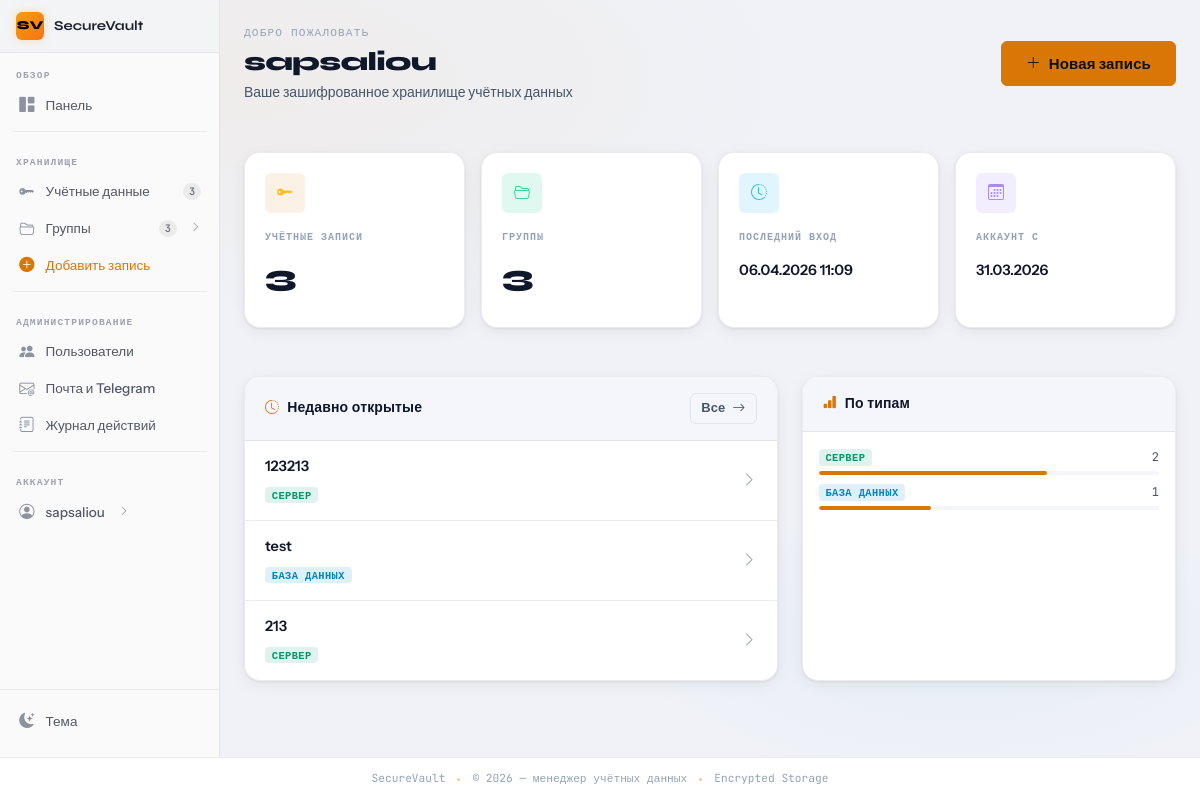
The page /dashboard (signed in) on the database its author committed.
### app/models.py (models this page shows, shortened)
class User(UserMixin, db.Model):
    id = db.Column(db.Integer, primary_key=True)
    username = db.Column(db.String(80), unique=True, nullable=False, index=True)
    email = db.Column(db.String(120), unique=True, nullable=False, index=True)
    password_hash = db.Column(db.String(255), nullable=False)
    created_at = db.Column(db.DateTime, default=datetime.utcnow)
    last_login = db.Column(db.DateTime)
    is_active = db.Column(db.Boolean, default=True)
    is_admin = db.Column(db.Boolean, default=False, nullable=False)
    credentials = db.relationship('Credential', backref='owner', lazy='dynamic', cascade='all, delete-orphan')
    groups = db.relationship('CredentialGroup', backref='creator', lazy='dynamic', cascade='all, delete-orphan')
    shares_received = db.relationship(
        'CredentialShare',
        foreign_keys='CredentialShare.shared_with_user_id',
        back_populates='shared_with_user',
        lazy='dynamic',
    )

class Credential(db.Model):
    id = db.Column(db.Integer, primary_key=True)
    title = db.Column(db.String(120), nullable=False)
    service_type = db.Column(db.String(50), nullable=False)  # server, database, app, etc
    description = db.Column(db.Text)
    username_encrypted = db.Column(db.Text, nullable=False)
    password_encrypted = db.Column(db.Text, nullable=False)
    url = db.Column(db.String(255))
    port = db.Column(db.Integer)
    extra_data_encrypted = db.Column(db.Text)  # JSON для доп данных
    user_id = db.Column(db.Integer, db.ForeignKey('user.id'), nullable=False)
    group_id = db.Column(db.Integer, db.ForeignKey('credential_group.id'))
    created_at = db.Column(db.DateTime, default=datetime.utcnow)
    updated_at = db.Column(db.DateTime, default=datetime.utcnow, onupdate=datetime.utcnow)
    last_accessed = db.Column(db.DateTime)
    shares = db.relationship(
        'CredentialShare',
        back_populates='credential',
        lazy='dynamic',
        cascade='all, delete-orphan',
    )
    reveal_tokens = db.relationship(
        'CredentialRevealToken',
        back_populates='credential',
        lazy='dynamic',
        cascade='all, delete-orphan',
    )

### app/routes.py (the view)
@main_bp.route('/dashboard')
@login_required
def dashboard():
    groups = current_user.groups.all()
    visible = _visible_credentials_query(current_user)
    total_credentials = visible.count()
    total_groups = len(groups)
    recent_credentials = visible.order_by(nulls_last(Credential.last_accessed.desc())).limit(5).all()
    service_types = {}
    for cred in visible.all():
        service_types[cred.service_type] = service_types.get(cred.service_type, 0) + 1
    return render_template(
        'dashboard.html',
        groups=groups,
        total_credentials=total_credentials,
        total_groups=total_groups,
        recent_credentials=recent_credentials,
        service_types=service_types,
    )

### app/templates/dashboard.html (shortened to what this page needs)
{% extends "base.html" %}
{% set svc_labels = {
  'server': 'Сервер',
  'database': 'База данных',
  'app': 'Приложение',
  'email': 'Email',
  'cloud': 'Облако',
  'vpn': 'VPN',
  'other': 'Другое'
} %}
{% set svc_type_keys = svc_labels.keys()|list %}
{% block content %}
<div class="py-4">
  <div class="d-flex flex-column flex-md-row align-items-start align-items-md-center justify-content-between gap-3 mb-5 animate-fadein">
    <div>
      <p class="text-dim mb-1" style="font-family:var(--font-mono);font-size:0.7rem;letter-spacing:0.1em;text-transform:uppercase;">Добро пожаловать</p>
      <h1 class="page-title mb-1">{{ current_user.username }}</h1>
      <p class="text-muted mb-0" style="font-size:0.875rem;">Ваше зашифрованное хранилище учётных данных</p>
    </div>
    <a href="{{ url_for('credential_bp.add_credential') }}" class="btn btn-primary btn-lg d-flex align-items-center gap-2 flex-shrink-0">
      <i class="bi bi-plus-lg"></i>
      <span>Новая запись</span>
    </a>
  </div>
  <div class="row g-3 mb-5">
    <div class="col-sm-6 col-xl-3 animate-fadein-1">
      <div class="stat-card stat-card--amber h-100">
        <div class="stat-icon stat-icon--amber mb-3"><i class="bi bi-key-fill"></i></div>
        <p class="stat-label">Учётные записи</p>
        <p class="stat-value">{{ total_credentials }}</p>
      </div>
    </div>
    <div class="col-sm-6 col-xl-3 animate-fadein-2">
      <div class="stat-card stat-card--emerald h-100">
        <div class="stat-icon stat-icon--emerald mb-3"><i class="bi bi-folder2-open"></i></div>
        <p class="stat-label">Группы</p>
        <p class="stat-value">{{ total_groups }}</p>
      </div>
    </div>
    <div class="col-sm-6 col-xl-3 animate-fadein-3">
      <div class="stat-card stat-card--sky h-100">
        <div class="stat-icon stat-icon--sky mb-3"><i class="bi bi-clock-history"></i></div>
        <p class="stat-label">Последний вход</p>
        <p class="stat-value-sm mt-2">
          {{ current_user.last_login.strftime('%d.%m.%Y %H:%M') if current_user.last_login else 'Первый визит' }}
        </p>
      </div>
    </div>
    <div class="col-sm-6 col-xl-3 animate-fadein-4">
      <div class="stat-card stat-card--violet h-100">
        <div class="stat-icon stat-icon--violet mb-3"><i class="bi bi-calendar3"></i></div>
        <p class="stat-label">Аккаунт с</p>
        <p class="stat-value-sm mt-2">{{ current_user.created_at.strftime('%d.%m.%Y') if current_user.created_at else '—' }}</p>
      </div>
    </div>
  </div>
  <div class="row g-4">
    <div class="col-lg-7">
      <div class="card-vault h-100 animate-fadein-2">
        <div class="card-vault-header">
          <span class="card-vault-title">
            <i class="bi bi-clock-history title-icon"></i>
            Недавно открытые
          </span>
          <a href="{{ url_for('credential_bp.list_credentials') }}" class="btn btn-sm btn-outline-secondary">
            Все <i class="bi bi-arrow-right ms-1"></i>
          </a>
        </div>
        <div>
          {% if recent_credentials %}
            <div class="list-group-vault">
              {% for cred in recent_credentials %}
                <a href="{{ url_for('credential_bp.edit_credential', credential_id=cred.id) if cred.user_id == current_user.id else url_for('credential_bp.view_credential', credential_id=cred.id) }}"
                   class="list-group-item list-group-item-action">
                  <div class="d-flex justify-content-between align-items-center gap-2">
                    <div class="min-w-0">
                      <p class="mb-1 fw-semibold text-truncate" style="font-size:0.9rem;">{{ cred.title }}</p>
                      {% set st = cred.service_type if cred.service_type in svc_type_keys else 'other' %}
                      <span class="badge badge-svc badge-svc-{{ st }}">{{ svc_labels.get(cred.service_type, cred.service_type) }}</span>
                    </div>
                    <i class="bi bi-chevron-right text-dim flex-shrink-0"></i>
                  </div>
                </a>
              {% endfor %}
            </div>
          {% else %}
            <div class="text-center py-5 text-muted">
              <i class="bi bi-inbox d-block mb-2" style="font-size:2rem;opacity:0.3;"></i>
              <p class="mb-1" style="font-size:0.875rem;">Нет записей</p>
              <a href="{{ url_for('credential_bp.add_credential') }}" class="btn btn-sm btn-primary mt-2">Добавить первую</a>
            </div>
          {% endif %}
        </div>
      </div>
    </div>
    <div class="col-lg-5">
      <div class="card-vault h-100 animate-fadein-3">
        <div class="card-vault-header">
          <span class="card-vault-title">
            <i class="bi bi-bar-chart-fill title-icon"></i>
            По типам
          </span>
        </div>
        <div class="p-3">
          {% if service_types %}
            {% set total = service_types.values()|sum %}
            <div class="d-flex flex-column gap-2">
              {% for stype, count in service_types.items() %}
                {% set st = stype if stype in svc_type_keys else 'other' %}
                {% set pct = (count / total * 100)|round|int %}
                <div>
                  <div class="d-flex justify-content-between align-items-center mb-1">
                    <span class="badge badge-svc badge-svc-{{ st }}">{{ svc_labels.get(stype, stype) }}</span>
                    <span class="text-muted" style="font-family:var(--font-mono);font-size:0.75rem;">{{ count }}</span>
                  </div>
                  <div style="height:4px;background:var(--surface-2);border-radius:2px;overflow:hidden;">
                    <div style="height:100%;width:{{ pct }}%;background:var(--accent);border-radius:2px;transition:width 0.6s var(--ease-out);"></div>
                  </div>
                </div>
              {% endfor %}
            </div>
          {% else %}
            <div class="text-center py-4 text-muted">
              <p class="mb-0" style="font-size:0.875rem;">Нет данных</p>
            </div>
          {% endif %}
        </div>
      </div>
    </div>
  </div>
</div>
{% endblock %}

### app/templates/partials/sidebar_right.html (shortened to what this page needs)
<div class="sv-sidebar-project">
  <div class="sv-sidebar-project-icon">SV</div>
  <span class="sv-sidebar-project-name">SecureVault</span>
</div>
<nav aria-label="Основная навигация">
  <span class="sv-sidebar-section-label">Обзор</span>
  <ul class="sv-nav">
    <li class="sv-nav-item">
      <a class="sv-nav-link" href="{{ url_for('main.dashboard') }}">
        <span class="sv-nav-icon"><i class="bi bi-grid-1x2-fill"></i></span>
        <span>Панель</span>
      </a>
    </li>
  </ul>
  <div class="sv-sidebar-divider"></div>
  <span class="sv-sidebar-section-label">Хранилище</span>
  <ul class="sv-nav">
    <li class="sv-nav-item">
      <a class="sv-nav-link" href="{{ url_for('credential_bp.list_credentials') }}">
        <span class="sv-nav-icon"><i class="bi bi-key-fill"></i></span>
        <span>Учётные данные</span>
        <span class="sv-nav-badge {% if current_user.credentials.count() == 0 %}sv-nav-badge-0{% endif %}">
          {{ current_user.credentials.count() }}
        </span>
      </a>
    </li>
    <li class="sv-nav-item">
      <button class="sv-nav-link"
              type="button"
              data-bs-toggle="collapse"
              data-bs-target="#sbGroups"
              aria-expanded="false"
              aria-controls="sbGroups">
        <span class="sv-nav-icon"><i class="bi bi-folder2-open"></i></span>
        <span>Группы</span>
        <span class="sv-nav-badge {% if current_user.groups.count() == 0 %}sv-nav-badge-0{% endif %}">
          {{ current_user.groups.count() }}
        </span>
        <i class="bi bi-chevron-right sv-nav-arrow ms-1"></i>
      </button>
          {% set groups = current_user.groups.order_by('name').all() %}
    </li>
    <li class="sv-nav-item">
      <a class="sv-nav-link" href="{{ url_for('credential_bp.add_credential') }}"
         style="color: var(--accent);">
        <span class="sv-nav-icon" style="color:var(--accent);"><i class="bi bi-plus-circle-fill"></i></span>
        <span>Добавить запись</span>
      </a>
    </li>
  </ul>
  {% if current_user.is_admin %}
  <div class="sv-sidebar-divider"></div>
  <span class="sv-sidebar-section-label">Администрирование</span>
  <ul class="sv-nav">
    <li class="sv-nav-item">
      <a class="sv-nav-link" href="{{ url_for('admin.admin_user_list') }}">
        <span class="sv-nav-icon"><i class="bi bi-people-fill"></i></span>
        <span>Пользователи</span>
      </a>
    </li>
    <li class="sv-nav-item">
      <a class="sv-nav-link" href="{{ url_for('admin.admin_delivery_settings') }}">
        <span class="sv-nav-icon"><i class="bi bi-envelope-at"></i></span>
        <span>Почта и Telegram</span>
      </a>
    </li>
    <li class="sv-nav-item">
      <a class="sv-nav-link" href="{{ url_for('admin.admin_audit_log') }}">
        <span class="sv-nav-icon"><i class="bi bi-journal-text"></i></span>
        <span>Журнал действий</span>
      </a>
    </li>
  </ul>
  {% endif %}
  <div class="sv-sidebar-divider"></div>
  <span class="sv-sidebar-section-label">Аккаунт</span>
  <ul class="sv-nav">
    <li class="sv-nav-item">
      <button class="sv-nav-link"
              type="button"
              data-bs-toggle="collapse"
              data-bs-target="#sbAccount"
              aria-expanded="false"
              aria-controls="sbAccount">
        <span class="sv-nav-icon"><i class="bi bi-person-circle"></i></span>
        <span class="text-truncate">{{ current_user.username }}</span>
        <i class="bi bi-chevron-right sv-nav-arrow ms-1"></i>
      </button>
    </li>
  </ul>
</nav>
<div class="sv-sidebar-actions">
  <button type="button" class="sv-theme-btn theme-toggle" title="Сменить тему">
    <span class="sv-nav-icon">
      <i class="bi bi-moon-stars-fill theme-icon-dark"></i>
    </span>
    <span>Тема</span>
  </button>
</div>

### rows shown on the page
User: username "sapsaliou", last_login "06.04.2026 11:09", created_at "31.03.2026"
Credential: title "123213", get "СЕРВЕР", group "2", {{ pct }} 67 (drawn)
Credential: title "test", get "БАЗА ДАННЫХ", count "1", {{ pct }} 33 (drawn)
Credential: title "213", get "СЕРВЕР"

### other values the page prints
{{ current_user.credentials.count() }} "3"
{{ current_user.groups.count() }} "3"
{{ total_credentials }} "3"
{{ total_groups }} "3"
